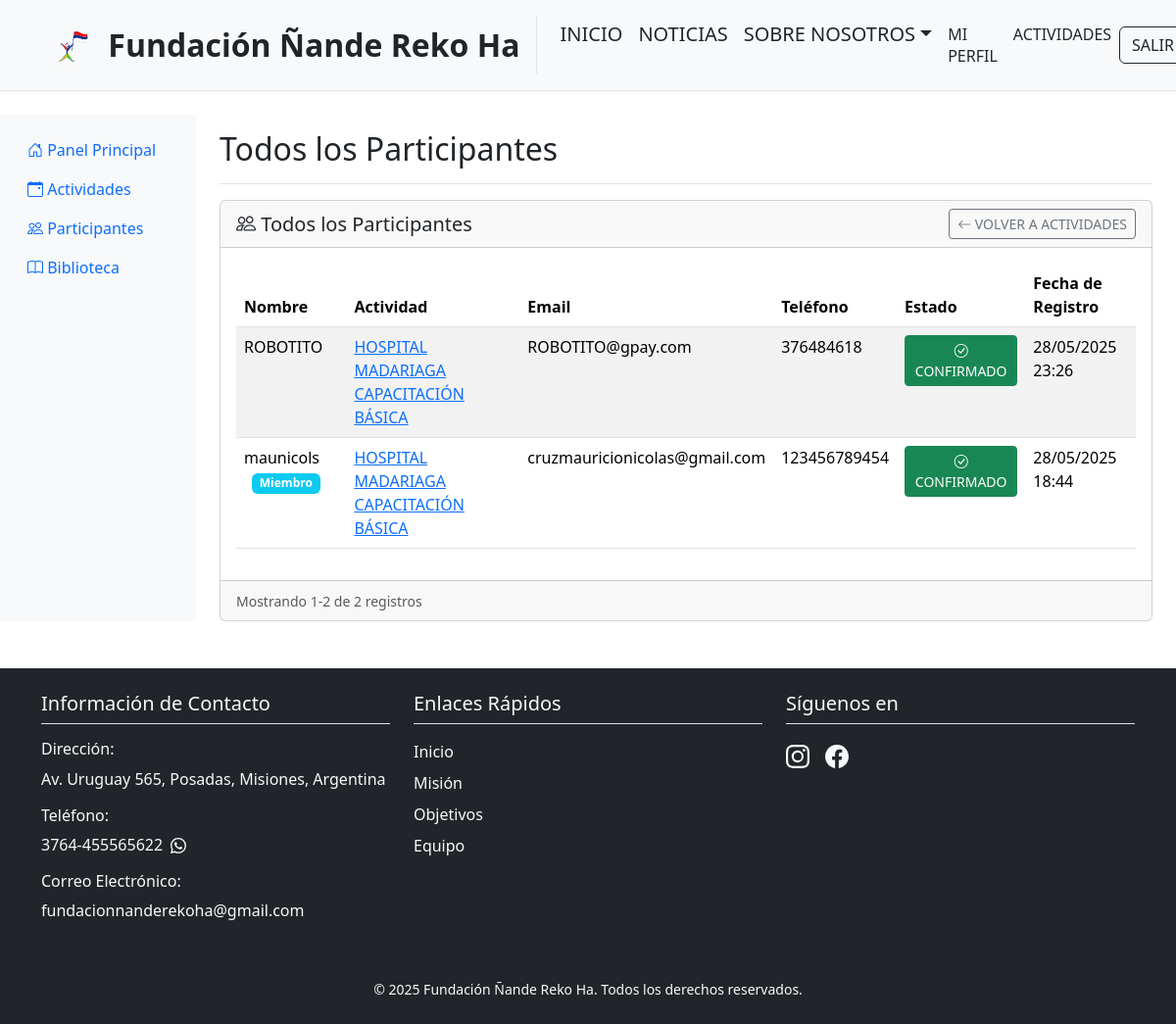
Screenshot of /dashboard/participantes/ (signed in) with the database file from the repository.
### dashboard/models.py (models this page shows, shortened)
class Participant(models.Model):
    activity = models.ForeignKey(
        Activity,
        on_delete=models.CASCADE,
        related_name='participants'
    )
    user = models.ForeignKey(
        User,
        on_delete=models.CASCADE,
        related_name='participations'
    )
    name = models.CharField('Nombre', max_length=200)
    email = models.EmailField('Correo Electrónico', blank=True)
    phone = models.CharField('Teléfono', max_length=20, blank=True)
    attendance_confirmed = models.BooleanField('Asistencia Confirmada', default=False)
    notes = models.TextField('Notas', blank=True)
    created_at = models.DateTimeField(auto_now_add=True)
    class Meta:
        verbose_name = 'Participante'
        verbose_name_plural = 'Participantes'
        unique_together = ['activity', 'email']  # Evita duplicados en la misma actividad

class Activity(models.Model):
    ACTIVITY_TYPES = [
        ('CAPACITACION', 'Capacitación'),
        ('EVENTO', 'Evento'),
        ('REUNION', 'Reunión'),
        ('TALLER', 'Taller'),
    ]
    STATUS_CHOICES = [
        ('PROGRAMADA', 'Programada'),
        ('EN_CURSO', 'En Curso'),
        ('COMPLETADA', 'Completada'),
        ('CANCELADA', 'Cancelada'),
    ]
    title = models.CharField('Título', max_length=200)
    description = models.TextField('Descripción')
    activity_type = models.CharField('Tipo de Actividad', max_length=20, choices=ACTIVITY_TYPES)
    date = models.DateTimeField('Fecha y Hora')
    location = models.CharField('Ubicación', max_length=200)
    capacity = models.PositiveIntegerField('Capacidad', null=True, blank=True)
    status = models.CharField('Estado', max_length=20, choices=STATUS_CHOICES, default='PROGRAMADA')
    created_at = models.DateTimeField('Fecha de Creación', auto_now_add=True)
    updated_at = models.DateTimeField('Última Actualización', auto_now=True)
    created_by = models.ForeignKey(
        User,
        on_delete=models.SET_NULL,
        null=True,
        related_name='activities_created'
    )
    attendance_managers = models.ManyToManyField(
        User,
        related_name='managed_activities',
        verbose_name='Gestores de Asistencia',
        blank=True
    )
    class Meta:
        verbose_name = 'Actividad'
        verbose_name_plural = 'Actividades'
        ordering = ['-date']

### dashboard/views.py (the view)
# urls.py: path('participantes/', views.participant_list, name='participant-list'),
@login_required
def participant_list(request):
    activity_id = request.GET.get('activity')
    if activity_id:
        participant_list = Participant.objects.filter(activity_id=activity_id).order_by('-created_at')
        activity = get_object_or_404(Activity, pk=activity_id)
    else:
        participant_list = Participant.objects.all().order_by('-created_at')
        activity = None
    paginator = Paginator(participant_list, 15)  # 15 participantes por página
    page = request.GET.get('page')
    try:
        participants = paginator.page(page)
    except PageNotAnInteger:
        participants = paginator.page(1)
    except EmptyPage:
        participants = paginator.page(paginator.num_pages)
    return render(request, 'dashboard/participant_list.html', {
        'participants': participants,
        'page_obj': participants,  # Necesario para la paginación
        'activity': activity,
        'is_admin': request.user.perfiles.role == 'ADMIN',
        'is_foundation_member': request.user.perfiles.is_foundation_member
    })

### users/models.py (called while the page is built)
    @property
    def is_foundation_member(self):
        return self.role in ['ADMIN', 'STAFF']

### dashboard/templates/dashboard/participant_list.html (shortened to what this page needs)
{% extends 'dashboard/base.html' %}
{% load static %}
{% block dashboard_title %}
    {% if activity %}
        Participantes - {{ activity.title }}
    {% else %}
        Todos los Participantes
    {% endif %}
{% endblock %}
{% block dashboard_content %}
<div class="card">
    <div class="card-header d-flex justify-content-between align-items-center">
        <h5 class="mb-0">
            {% if activity %}
                <i class="bi bi-people"></i> Participantes de {{ activity.title }}
                <span class="badge bg-secondary ms-2">{{ activity.get_status_display }}</span>
            {% else %}
                <i class="bi bi-people"></i> Todos los Participantes
            {% endif %}
        </h5>
        <a href="{% url 'dashboard:activity-list' %}" class="btn btn-outline-secondary btn-sm">
            <i class="bi bi-arrow-left"></i> Volver a Actividades
        </a>
    </div>
    <div class="card-body">
        <div class="table-responsive">
            <table class="table table-striped">
                <thead>
                    <tr>
                        <th>Nombre</th>
                        {% if not activity %}<th>Actividad</th>{% endif %}
                        <th>Email</th>
                        <th>Teléfono</th>
                        <th>Estado</th>
                        <th>Fecha de Registro</th>
                    </tr>
                </thead>
                <tbody>
                    {% for participant in participants %}
                    <tr>
                        <td>
                            {{ participant.name }}
                            {% if participant.user and participant.user.perfiles.is_foundation_member %}
                                <span class="badge bg-info ms-2">Miembro</span>
                            {% endif %}
                        </td>
                        {% if not activity %}
                            <td>
                                <a href="{% url 'dashboard:participant-list' %}?activity={{ participant.activity.pk }}">
                                    {{ participant.activity.title }}
                                </a>
                            </td>
                        {% endif %}
                        <td>{{ participant.email|default:"-" }}</td>
                        <td>{{ participant.phone|default:"-" }}</td>
                        <td>
                            {% if is_foundation_member or is_admin %}
                                <button class="btn btn-sm {% if participant.attendance_confirmed %}btn-success{% else %}btn-warning{% endif %} attendance-toggle"
                                        data-participant-id="{{ participant.id }}"
                                        data-current-status="{{ participant.attendance_confirmed|yesno:'true,false' }}">
                                    <i class="bi {% if participant.attendance_confirmed %}bi-check-circle{% else %}bi-clock{% endif %}"></i>
                                    {{ participant.attendance_confirmed|yesno:"Confirmado,Pendiente" }}
                                </button>
                            {% else %}
                                <span class="badge {% if participant.attendance_confirmed %}bg-success{% else %}bg-warning{% endif %}">
                                    {{ participant.attendance_confirmed|yesno:"Confirmado,Pendiente" }}
                                </span>
                            {% endif %}
                        </td>
                        <td>{{ participant.created_at|date:"d/m/Y H:i" }}</td>
                    </tr>
                    {% empty %}
                    <tr>
                        <td colspan="{% if activity %}5{% else %}6{% endif %}" class="text-center">
                            No hay participantes registrados
                        </td>
                    </tr>
                    {% endfor %}
                </tbody>
            </table>
        </div>
    </div>
    <div class="card-footer">
        {% with page_obj=participants %}
            {% include 'dashboard/includes/pagination.html' %}
        {% endwith %}
    </div>
</div>
{% endblock %}

### rows the page displays
Participant: name "ROBOTITO", activity "HOSPITAL MADARIAGA CAPACITACIÓN BÁSICA", email "ROBOTITO@gpay.com", phone "376484618", attendance_confirmed "CONFIRMADO", created_at "28/05/2025 23:26"
Participant: name "maunicols", shows "Miembro", activity "HOSPITAL MADARIAGA CAPACITACIÓN BÁSICA", email "cruzmauricionicolas@gmail.com", phone "123456789454", attendance_confirmed "CONFIRMADO", created_at "28/05/2025 18:44"

### other values shown
{{ page_obj.start_index }} "1"
{{ page_obj.end_index }} "2"
{{ page_obj.paginator.count }} "2"
